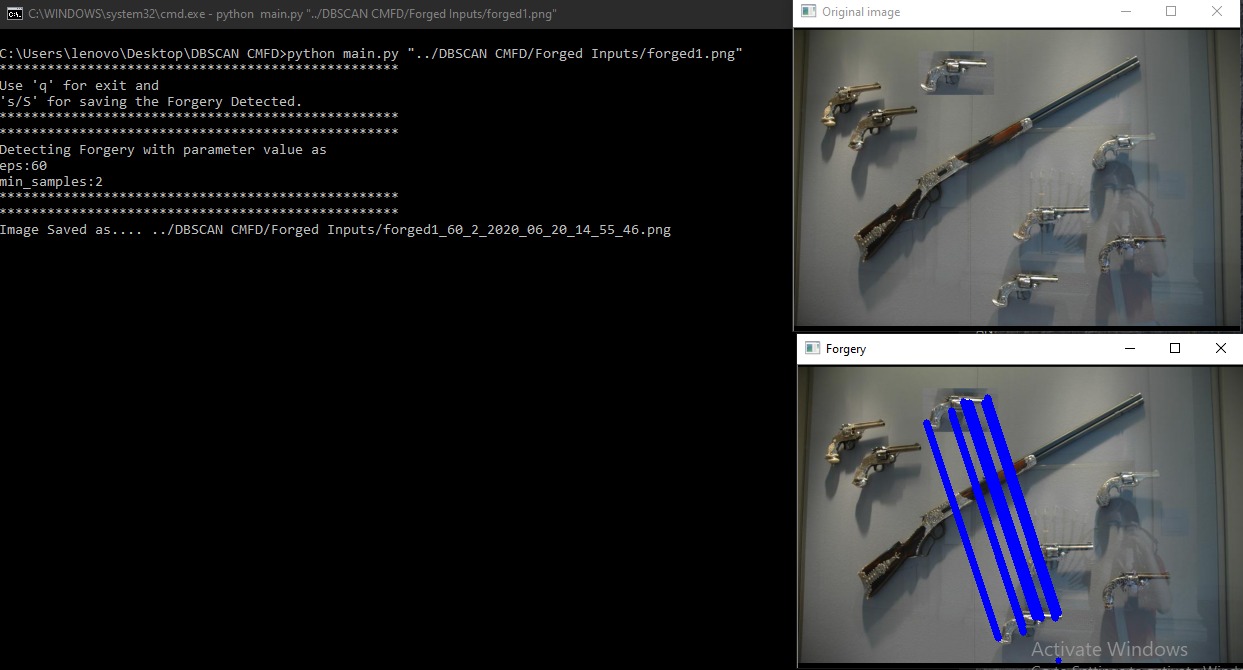
#> input picture Example 1.png, 1243 x 670 px
$ python main.py 'Example 1.png' Example2.png Example2.png
#> lines starting #> are read from the running program, lines starting #| are printed output that depends on the picture; after the words box and inside, x2 and y2 are one past the last pixel; in counts of white or black regions, pixels touching at a corner belong together
### ForgeryDetection.py
from sklearn.cluster import DBSCAN
import numpy as np
import cv2
class Detect(object):
	def __init__(self, image):
		self.image = image

	def siftDetector(self):
	    sift = cv2.xfeatures2d.SIFT_create()
	    gray= cv2.cvtColor(self.image,cv2.COLOR_BGR2GRAY)
	    self.key_points,self.descriptors = sift.detectAndCompute(gray, None)
	    return self.key_points,self.descriptors

	# [4 lines left out: function showSiftFeatures, not called in this run]

	def locateForgery(self,eps=40,min_sample=2):
		clusters=DBSCAN(eps=eps, min_samples=min_sample).fit(self.descriptors)
		size=np.unique(clusters.labels_).shape[0]-1
		forgery=self.image.copy()
		if (size==0) and (np.unique(clusters.labels_)[0]==-1):
			print('No Forgery Found!!')
			return None
		if size==0:
			size=1
		cluster_list= [[] for i in range(size)]
		for idx in range(len(self.key_points)):
		    if clusters.labels_[idx]!=-1:
		        cluster_list[clusters.labels_[idx]].append((int(self.key_points[idx].pt[0]),int(self.key_points[idx].pt[1])))
		for points in cluster_list:
		    if len(points)>1:
		        for idx1 in range(1,len(points)):
		            cv2.line(forgery,points[0],points[idx1],(255,0,0),5)
		return forgery

### main.py
import sys
import cv2
from ForgeryDetection import Detect
import re
from datetime import datetime

def PrintBoundary():
	for i in range(50):
		print('*',end='')
	print()

try:
	file_name=sys.argv[1]
except IndexError:
	print('Enter a path to the image.')
	sys.exit(0)

image=cv2.imread(file_name)
#> image is the input picture: shape (670, 1243, 3); mean B, G, R 44.1, 42, 41.2
if image is None:
	print(file_name)
	print('Enter Valid File Name/Path.')
	sys.exit(0)

eps =60
min_samples=2

PrintBoundary()
print('Use \'q\' for exit and\n\'s/S\' for saving the Forgery Detected.')
PrintBoundary()
flag=True

try:
	value=sys.argv[2]

except IndexError:
	flag=False
if flag:
	try:
		value=int(value)
		if(value<0 or value> 200):
			print('Value not in range (0,500)........ using default value.')
		else:
			eps= value
	except ValueError:
		print('Value not integer........ using default value.')

flag2=True
try:
	value=sys.argv[3]
except IndexError:
	flag2=False

if flag2:
	try:
		value=int(value)
		if(value<0 or value> 20):
			print('Value not in range (0,50)........ using default value.')
		else:
			min_samples= value
	except ValueError:
		print('Value not integer........ using default value.')

PrintBoundary()
print('Detecting Forgery with parameter value as\neps:{}\nmin_samples:{}'.format(eps,min_samples))
PrintBoundary()

detect=Detect(image)

key_points,descriptors = detect.siftDetector()
#> in siftDetector, `self.key_points,self.descriptors = sift.detectAndCompute(gray, None)`: self.key_points = 1343 keypoints; strongest (x, y, size): (846, 350, 1.8), (813, 350, 23.8), (835, 350, 1.9), (802, 339, 8)
#> key_points has the same summary as self.key_points in siftDetector

forgery=detect.locateForgery(eps,min_samples)
#> after the loop in locateForgery, `for points in cluster_list:`:
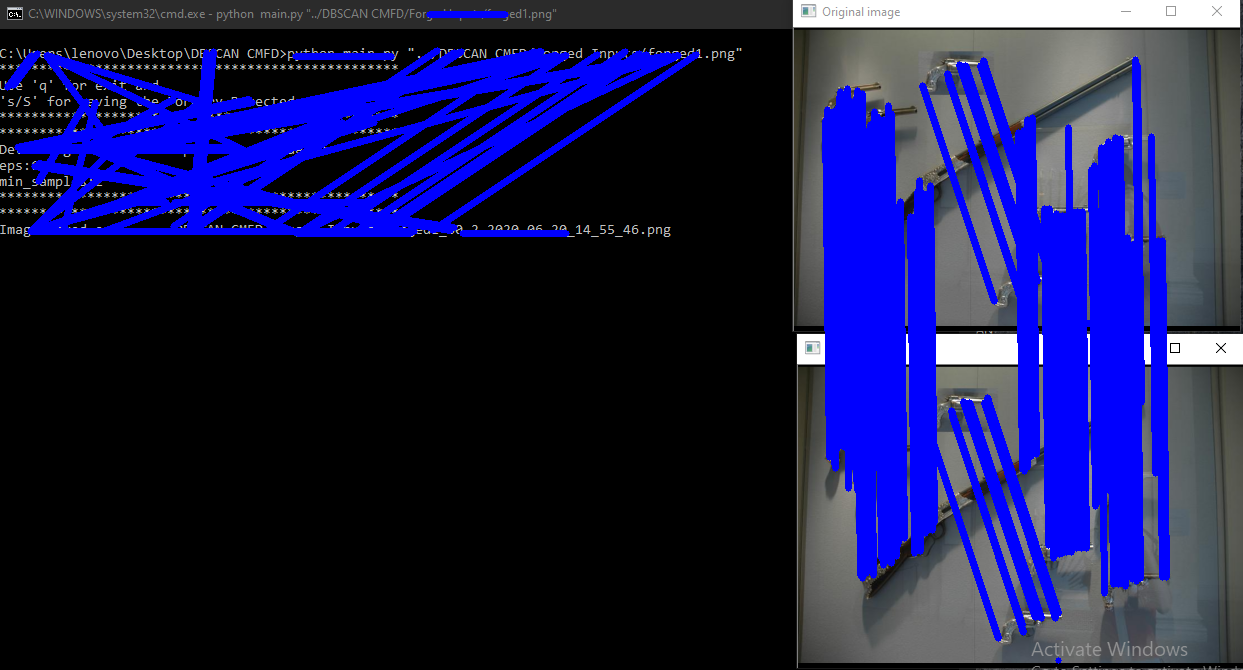
#> forgery: shape (670, 1243, 3); 19.45% of pixels changed, all inside (x1, y1, x2, y2) = (4, 11, 1170, 597)
if forgery is None:
	sys.exit(0)
cv2.imshow('Original image',image)
cv2.imshow('Forgery',forgery)
wait_time=1000
while(cv2.getWindowProperty('Forgery', 0) >= 0) or (cv2.getWindowProperty('Original image', 0) >= 0) :
	keyCode = cv2.waitKey(wait_time)
#> (key q is pressed here)
	if (keyCode) == ord('q') or keyCode==ord('Q'):
		cv2.destroyAllWindows()
		break
	elif keyCode == ord('s') or keyCode ==ord('S'):
		name=re.findall(r'(.+?)(\.[^.]*$|$)',file_name)
		date=datetime.today().strftime('%Y_%m_%d_%H_%M_%S')
		new_file_name=name[0][0]+'_'+str(eps)+'_'+str(min_samples)
		new_file_name=new_file_name+'_'+date+name[0][1]
		PrintBoundary()

		vaue=cv2.imwrite(new_file_name,forgery)
		print('Image Saved as....',new_file_name)

cv2.destroyAllWindows()
